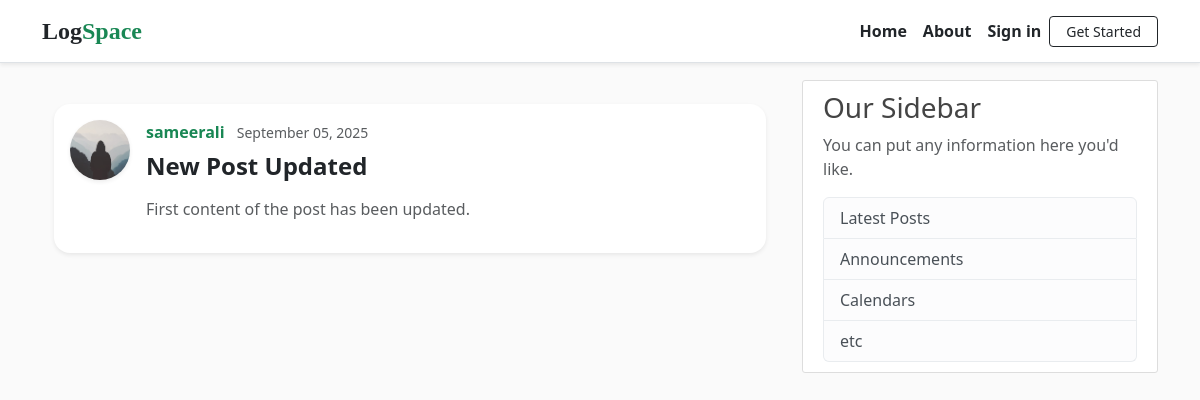
Screenshot of /post/2 with the database file from the repository.
### flaskblog/models.py (models this page shows, shortened)
class User(db.Model, UserMixin):
    id = db.Column(db.Integer, primary_key=True)
    username = db.Column(db.String(20), unique=True, nullable=False)
    email = db.Column(db.String(120), unique=True, nullable=False)
    image_file = db.Column(db.String(20), nullable=False, default='default.jpg')
    password = db.Column(db.String(60), nullable=False)
    posts = db.relationship('Post', backref='author', lazy=True)

class Post(db.Model):
    id = db.Column(db.Integer, primary_key=True)
    title = db.Column(db.String(100), nullable=False)
    date_posted = db.Column(db.DateTime, nullable=False, default=datetime.utcnow)
    content = db.Column(db.Text, nullable=False)
    user_id = db.Column(db.Integer, db.ForeignKey('user.id'), nullable=False)

### flaskblog/routes.py (the view)
@app.route("/post/<int:post_id>")
def post(post_id):
    post = Post.query.get_or_404(post_id)
    return render_template('post.html', title=post.title, post=post)

### flaskblog/templates/post.html (shortened to what this page needs)
{% extends "layout.html" %}
{% block content %}
<div class="container py-4">
  <article class="card shadow-sm border-0 rounded-4 mb-4">
    <div class="card-body d-flex align-items-start">
      <img class="rounded-circle me-3 shadow-sm"
           src="{{ url_for('static', filename='profile_pics/' + post.author.image_file) }}"
           alt="{{ post.author.username }}" width="60" height="60">
      <div class="flex-grow-1">
        <div class="d-flex justify-content-between align-items-center mb-2">
          <div>
            <a class="fw-semibold text-decoration-none text-success me-2"
               href="{{ url_for('user_posts', username=post.author.username) }}">
              {{ post.author.username }}
            </a>
            <small class="text-muted">{{ post.date_posted.strftime('%B %d, %Y') }}</small>
          </div>
        </div>
        <h2 class="h4 fw-bold mb-3">{{ post.title }}</h2>
        <p class="text-muted">{{ post.content }}</p>
      </div>
    </div>
  </article>
</div>
{% endblock content %}

### flaskblog/static/main.css (style rules this page uses)
body { background: #fafafa; color: #333333; margin-top: 5rem; }
h1, h2, h3, h4, h5, h6 { color: #444444; }

### flaskblog/templates/layout.html (style rules this page uses)
body { margin: 0 !important; padding: 0 !important; }

### rows the page displays
User: image_file (placeholder picture), author.username "sameerali"
Post: date_posted "September 05, 2025", title "New Post Updated", content "First content of the post has been updated."
